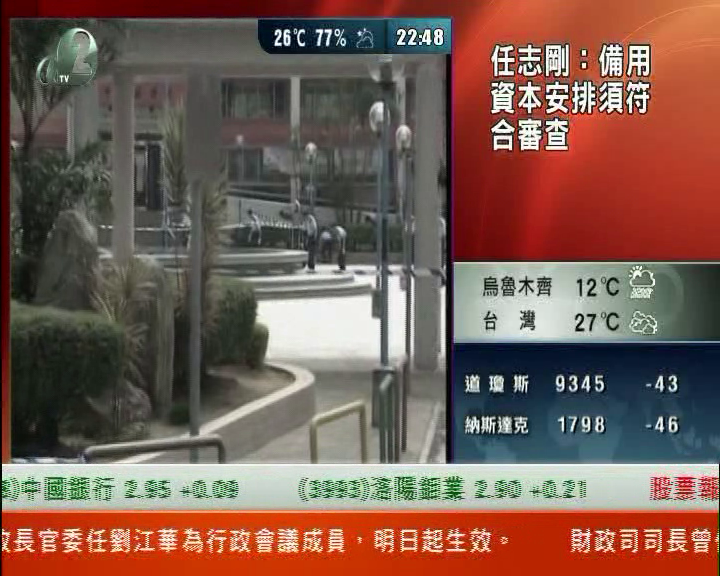
#> input picture test_data/001_OnlineNews#out1#mnr_input0007.bmp, 720 x 576 px
$ python gibs_hardware_patch.py   (older library calls are emulated)
#> lines starting #> are read from the running program, lines starting #| are printed output that depends on the picture; after the words box and inside, x2 and y2 are one past the last pixel; in counts of white or black regions, pixels touching at a corner belong together
import cv2
import numpy as np


def gaussian_smooth_profiles_1d(profiles, sigma=1.0):
    """
    对 N 条 profile 分别沿横向做 1D Gaussian smoothing。
    profiles: shape = (N, L)

    注意：
    不要直接用 cv2.GaussianBlur(profiles)，否则 N 维方向也会被平滑，
    不同 profile 之间会互相污染。
    """
    profiles = np.asarray(profiles, dtype=np.float32)

    if sigma <= 0:
        return profiles.copy()

    ksize = int(round(sigma * 6)) + 1
    if ksize % 2 == 0:
        ksize += 1

    kernel_1d = cv2.getGaussianKernel(ksize, sigma).astype(np.float32)
    kernel_row = kernel_1d.T

    smooth = cv2.filter2D(
        profiles,
        ddepth=-1,
        kernel=kernel_row,
        borderType=cv2.BORDER_REFLECT_101,
    )

    return smooth.astype(np.float32)


def numpy_vectorized_predict_with_text_ui_branch(
    image_path,

    # patch/profile
    patch_size=4,
    stride=2,
    profile_radius=3,

    # edge detection
    canny_low=60,
    canny_high=140,
    use_sobel_edges=True,
    sobel_percentile=88,
    sobel_min_th=6.0,

    # ringing amplitude threshold, relative to local edge step
    low_ratio=0.01,
    high_ratio=0.22,
    min_abs_low_th=0.6,
    min_edge_step=4.0,

    # natural texture reject
    context_k=24,
    max_patch_edge_density=0.60,
    max_context_edge_density=0.30,
    max_non_edge_residual=5.0,
    max_hv_score=0.35,
    hv_context_edge_density=0.20,
    min_near_far_ratio=1.10,

    # natural branch gate
    natural_min_loc_ratio=1.8,
    natural_min_crossings=1.0,
    natural_min_decay=0.4,
    natural_min_valid_count=2,
    natural_min_edge_step=10.0,

    # text / UI branch gate
    text_min_loc_ratio=1.15,
    text_min_crossings=0.5,
    text_min_decay=0.15,
    text_min_valid_count=1,
    text_min_edge_step=4.0,
    text_max_flat_side_ratio=0.15,

    # hard reject
    hard_context_edge_density=0.35,
    hard_flat_side_ratio=0.20,

    # percentile aggregation
    gibbs_percentile=70,
):
    """
    Vectorized mosquito / Gibbs-like artifact detector.

    设计思路：
    1. natural_mask:
       用于自然图像、建筑、草地、树木、城市远景。
       该分支比较严格，强调降低误检。

    2. text_ui_mask:
       用于字幕、Logo、图表、UI overlay。
       该分支放宽 context/hv 限制，但要求边缘两侧至少一侧比较平坦。

    Returns:
        score_grid: final score grid
        img: BGR image
        debug: dict of intermediate feature grids
    """
#> called with patch_size = 4, stride = 2, profile_radius = 3, canny_low = 60, canny_high = 140, use_sobel_edges = True, sobel_percentile = 88, sobel_min_th = 6

    # ============================================================
    # 1. Read image
    # ============================================================
    img = cv2.imread(image_path, cv2.IMREAD_COLOR)
#> img is the input picture: shape (576, 720, 3); mean B, G, R 82.4, 92.9, 121.3
    if img is None:
        raise ValueError(f"Cannot read image: {image_path}")

    gray = cv2.cvtColor(img, cv2.COLOR_BGR2GRAY).astype(np.float32)
    H, W = gray.shape

    # ============================================================
    # 2. Gradients and edges
    # ============================================================
    gx = cv2.Sobel(gray, cv2.CV_32F, 1, 0, ksize=3)
    gy = cv2.Sobel(gray, cv2.CV_32F, 0, 1, ksize=3)
    grad_mag = np.sqrt(gx * gx + gy * gy)

    edges_canny = cv2.Canny(gray.astype(np.uint8), canny_low, canny_high)
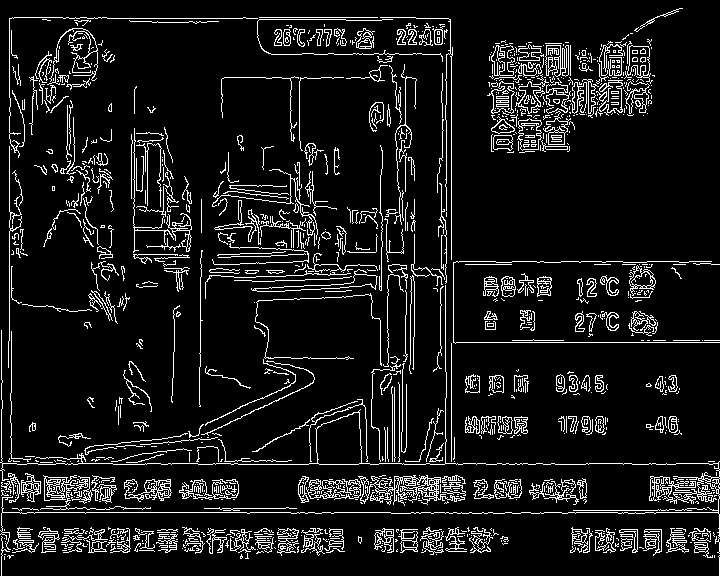
#> edges_canny: shape (576, 720); 9.5% white in thin lines or dots

    if use_sobel_edges:
        grad_th = np.percentile(grad_mag, sobel_percentile)
#> grad_th = 179
        grad_th = max(float(grad_th), sobel_min_th)
        edges_sobel = (grad_mag > grad_th).astype(np.uint8) * 255
#> edges_sobel: shape (576, 720); 12% white in thin lines or dots
        edges = ((edges_canny > 0) | (edges_sobel > 0)).astype(np.uint8) * 255
#> edges: shape (576, 720); 15.4% white in thin lines or dots
    else:
        edges = edges_canny

    # ============================================================
    # 3. Global residual and edge localization
    # ============================================================
    blur = cv2.GaussianBlur(gray, ksize=(0, 0), sigmaX=1.0)
    residual = gray - blur
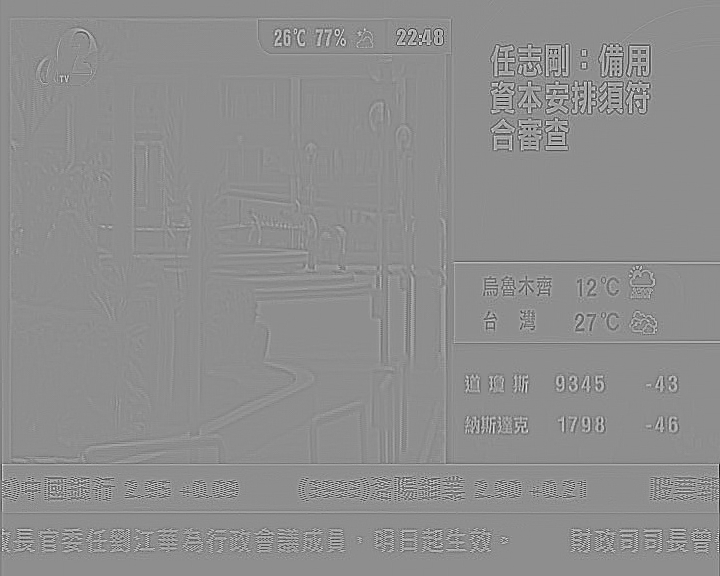
#> residual: shape (576, 720) float32; min -152.2, max 120.3, mean 0; drawn with min black and max white
    abs_residual = np.abs(residual)

    kernel = cv2.getStructuringElement(cv2.MORPH_ELLIPSE, (3, 3))

    edge_pixels = edges > 0
#> edge_pixels: shape (576, 720) bool; 15.4% white in thin lines or dots
    edge_band = cv2.dilate(edges, kernel, iterations=1) > 0
#> edge_band: shape (576, 720) bool; 28.3% white; 65 white regions (1 under 20 px), largest, box (x1, y1, x2, y2) and area: (0, 16, 720, 576) 61762, (486, 32, 656, 154) 13959, (130, 126, 193, 293) 4281

    edge_neighbor_f = (edge_band & (~edge_pixels)).astype(np.float32)
#> edge_neighbor_f: shape (576, 720) float32; values 0 (black) and 1 (white), 13% white in thin lines or dots
    non_edge_f = (~edge_band).astype(np.float32)

    ctx_k = patch_size + 2 * profile_radius

    sum_neighbor = cv2.boxFilter(
        abs_residual * edge_neighbor_f,
        -1,
        (ctx_k, ctx_k),
        normalize=False,
    )
    count_neighbor = cv2.boxFilter(
        edge_neighbor_f,
        -1,
        (ctx_k, ctx_k),
        normalize=False,
    )
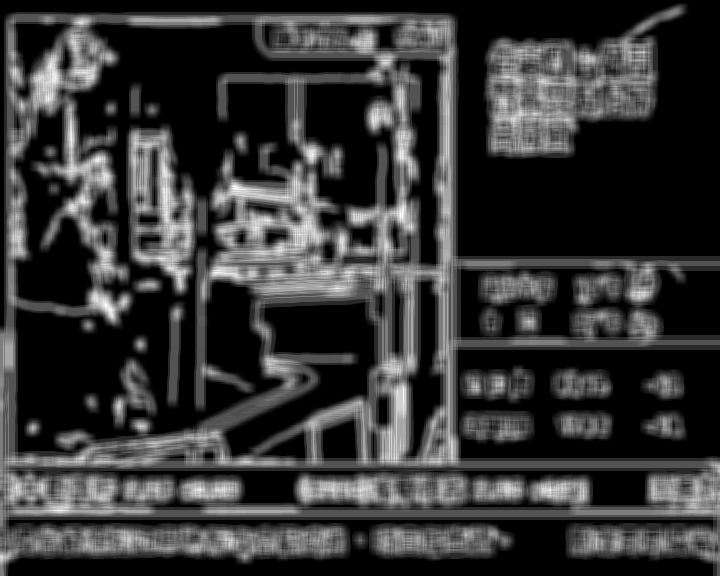
#> count_neighbor: shape (576, 720) float32; min 0, max 61, mean 13; drawn with min black and max white

    sum_non_edge = cv2.boxFilter(
        abs_residual * non_edge_f,
        -1,
        (ctx_k, ctx_k),
        normalize=False,
    )
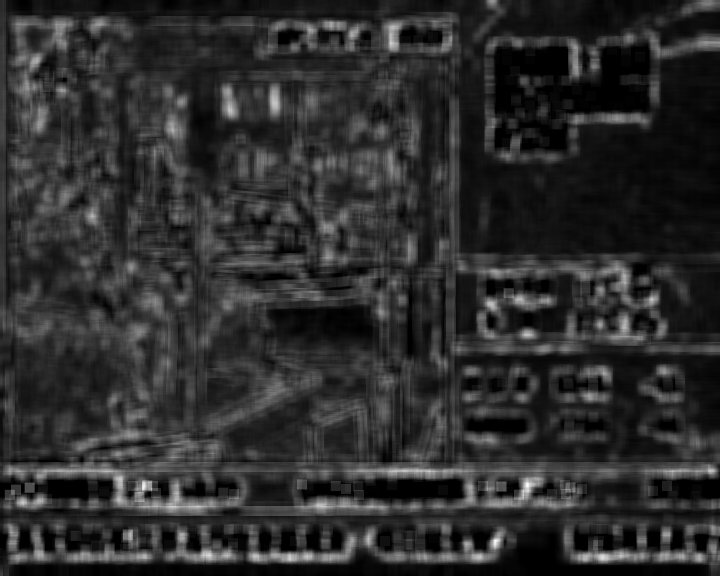
#> sum_non_edge: shape (576, 720) float32; min 0, max 522.1, mean 93.6; drawn with min black and max white
    count_non_edge = cv2.boxFilter(
        non_edge_f,
        -1,
        (ctx_k, ctx_k),
        normalize=False,
    )
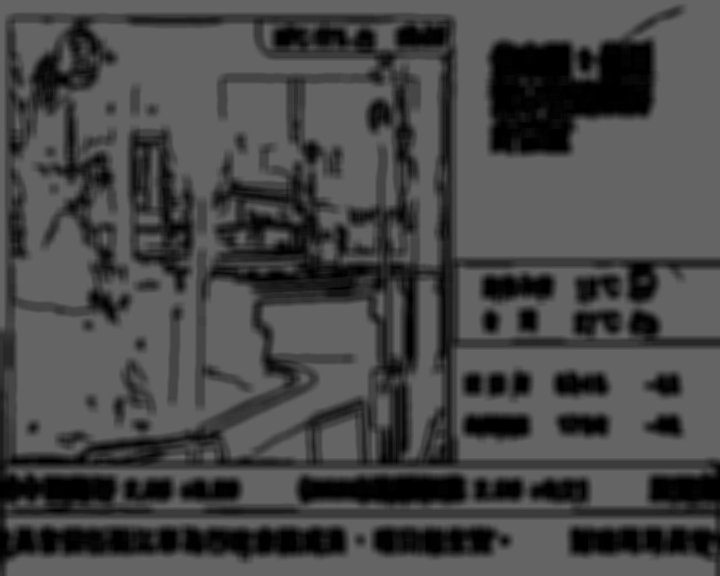
#> count_non_edge: shape (576, 720) float32; min 0, max 100, mean 71.7

    mean_neighbor = sum_neighbor / np.maximum(count_neighbor, 1.0)
    mean_non_edge = sum_non_edge / np.maximum(count_non_edge, 1e-6)
    loc_ratio_full = mean_neighbor / (mean_non_edge + 1e-6)
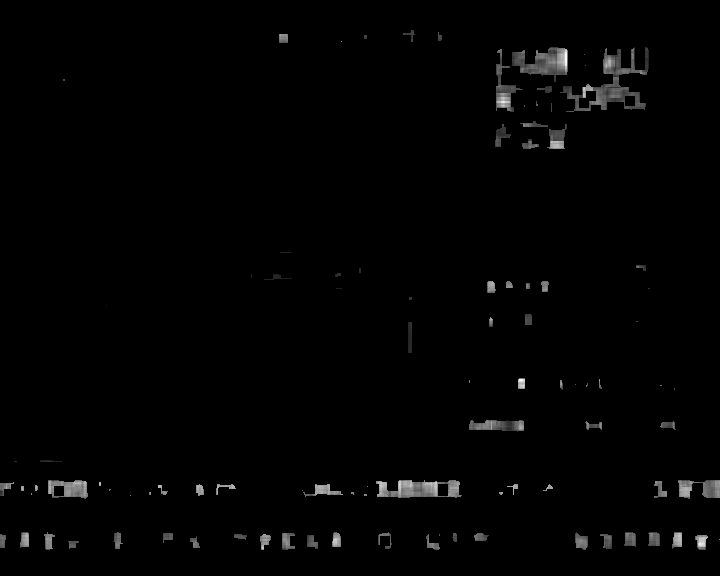
#> loc_ratio_full: shape (576, 720) float32; min 0, max 79144832, mean 925334.4; drawn with min black and max white

    # ============================================================
    # 4. Get edge points
    # ============================================================
    ey, ex = np.where(edges > 0)

    num_rows = (H - patch_size) // stride + 1
    num_cols = (W - patch_size) // stride + 1

    if len(ey) == 0:
        score_grid = np.zeros((num_rows, num_cols), dtype=np.float32)
        return score_grid, img, {"final_mask": score_grid.copy()}

    abs_gx = np.abs(gx[ey, ex])
    abs_gy = np.abs(gy[ey, ex])

    valid_grad = (abs_gx + abs_gy) > 1e-6

    ey = ey[valid_grad]
    ex = ex[valid_grad]
    abs_gx = abs_gx[valid_grad]
    abs_gy = abs_gy[valid_grad]

    if len(ey) == 0:
        score_grid = np.zeros((num_rows, num_cols), dtype=np.float32)
        return score_grid, img, {"final_mask": score_grid.copy()}

    N = len(ey)
#> N = 63653

    # ============================================================
    # 5. Quantize normal directions into 4 directions
    # ============================================================
    gx_val = gx[ey, ex]
    gy_val = gy[ey, ex]

    directions = np.zeros(N, dtype=np.int8)

    is_horiz = abs_gx > 2.0 * abs_gy
    is_vert = abs_gy > 2.0 * abs_gx
    is_diag1 = (~is_horiz) & (~is_vert) & (np.sign(gx_val) == np.sign(gy_val))
    is_diag2 = (~is_horiz) & (~is_vert) & (np.sign(gx_val) != np.sign(gy_val))

    directions[is_horiz] = 0
    directions[is_vert] = 1
    directions[is_diag1] = 2
    directions[is_diag2] = 3

    steps = [
        (0, 1),
        (1, 0),
        (1, 1),
        (-1, 1),
    ]

    t = np.arange(-profile_radius, profile_radius + 1, dtype=np.int32)
    L = len(t)

    offsets = np.array(
        [[dy * t, dx * t] for dy, dx in steps],
        dtype=np.int32,
    )

    selected_offsets = offsets[directions]

    samp_y = ey[:, None] + selected_offsets[:, 0, :]
    samp_x = ex[:, None] + selected_offsets[:, 1, :]

    np.clip(samp_y, 0, H - 1, out=samp_y)
    np.clip(samp_x, 0, W - 1, out=samp_x)

    # ============================================================
    # 6. Extract profiles
    # ============================================================
    profiles_gray = gray[samp_y, samp_x].astype(np.float32)
    profiles_residual = residual[samp_y, samp_x].astype(np.float32)

    smooth_profiles = gaussian_smooth_profiles_1d(profiles_gray, sigma=1.0)

    prof_residual = profiles_gray - smooth_profiles
    abs_prof_res = np.abs(prof_residual)

    edge_step = (
        np.max(smooth_profiles, axis=1)
        - np.min(smooth_profiles, axis=1)
    ).astype(np.float32)

    strong_step_mask = edge_step >= min_edge_step

    low_th = np.maximum(low_ratio * edge_step, min_abs_low_th)[:, None]
    high_th = np.maximum(high_ratio * edge_step, low_th[:, 0] + 1e-6)[:, None]

    # ============================================================
    # 7. Crossings from residual profile
    # ============================================================
    signs = np.zeros_like(profiles_residual, dtype=np.int8)

    valid_amp = (
        (np.abs(profiles_residual) > low_th)
        & (np.abs(profiles_residual) < high_th)
        & strong_step_mask[:, None]
    )

    signs[valid_amp & (profiles_residual > 0)] = 1
    signs[valid_amp & (profiles_residual < 0)] = -1

    mask_signs = signs != 0

    idx = np.where(mask_signs, np.arange(L), 0)
    np.maximum.accumulate(idx, axis=1, out=idx)

    row_indices = np.arange(N)[:, None]
    filled_signs = signs[row_indices, idx]

    valid_crossings = (
        (filled_signs[:, :-1] != filled_signs[:, 1:])
        & (filled_signs[:, :-1] != 0)
        & (filled_signs[:, 1:] != 0)
    )

    crossings = np.sum(valid_crossings, axis=1).astype(np.float32)

    # ============================================================
    # 8. Decay features
    # ============================================================
    d = np.abs(t)

    near_mask = d == 1
    mid_mask = (d >= 2) & (d <= 3)
    far_mask = d >= 4

    near_g = (
        np.mean(abs_prof_res[:, near_mask], axis=1)
        if np.any(near_mask)
        else np.zeros(N, dtype=np.float32)
    )
    mid_g = (
        np.mean(abs_prof_res[:, mid_mask], axis=1)
        if np.any(mid_mask)
        else np.zeros(N, dtype=np.float32)
    )
    far_g = (
        np.mean(abs_prof_res[:, far_mask], axis=1)
        if np.any(far_mask)
        else np.zeros(N, dtype=np.float32)
    )

    near_far_ratio = near_g / (far_g + 1e-6)

    mono_decay = 0.5 * (near_g > mid_g) + 0.5 * (mid_g > far_g)
    decay_from_prof = mono_decay * (near_far_ratio > 1.05)

    weighted_dist = (
        np.sum(abs_prof_res * d[None, :], axis=1)
        / (np.sum(abs_prof_res, axis=1) + 1e-6)
    )

    compactness = 1.0 / (1.0 + weighted_dist)

    decay_scores = (
        0.5 * decay_from_prof
        + 0.3 * compactness
        + 0.2 * np.tanh(near_far_ratio / 3.0)
    ).astype(np.float32)

    # ============================================================
    # 9. Oscillation score
    # ============================================================
    osc_signs = np.zeros_like(prof_residual, dtype=np.int8)

    valid_osc = (
        (abs_prof_res > low_th)
        & (abs_prof_res < high_th)
        & strong_step_mask[:, None]
    )

    osc_signs[valid_osc & (prof_residual > 0)] = 1
    osc_signs[valid_osc & (prof_residual < 0)] = -1

    mask_osc = osc_signs != 0

    idx_osc = np.where(mask_osc, np.arange(L), 0)
    np.maximum.accumulate(idx_osc, axis=1, out=idx_osc)

    filled_osc = osc_signs[row_indices, idx_osc]

    valid_adj = mask_osc[:, 1:]

    alt = (
        (filled_osc[:, :-1] != filled_osc[:, 1:])
        & valid_adj
        & (filled_osc[:, :-1] != 0)
        & (filled_osc[:, 1:] != 0)
    )

    total_pairs = np.sum(valid_adj, axis=1).astype(np.float32)

    oscillation_score = np.divide(
        np.sum(alt, axis=1).astype(np.float32),
        total_pairs,
        out=np.zeros(N, dtype=np.float32),
        where=total_pairs > 0,
    )

    # ============================================================
    # 10. Flat-side feature
    # ============================================================
    left_side_mask = t <= -2
    right_side_mask = t >= 2

    left_std = (
        np.std(profiles_gray[:, left_side_mask], axis=1)
        if np.any(left_side_mask)
        else np.zeros(N, dtype=np.float32)
    )

    right_std = (
        np.std(profiles_gray[:, right_side_mask], axis=1)
        if np.any(right_side_mask)
        else np.zeros(N, dtype=np.float32)
    )

    min_side_std = np.minimum(left_std, right_std)

    flat_side_ratio = min_side_std / (edge_step + 1e-6)

    # ============================================================
    # 11. Per-edge Gibbs-like score
    # ============================================================
    residual_energy = np.mean(abs_prof_res, axis=1).astype(np.float32)

    norm_residual_energy = residual_energy / (edge_step + 1e-6)

    amp_reasonable = (
        (norm_residual_energy > low_ratio)
        & (norm_residual_energy < high_ratio)
        & strong_step_mask
    )

    gibbs_scores = (
        residual_energy
        * oscillation_score
        * decay_scores
        * amp_reasonable.astype(np.float32)
    ).astype(np.float32)

    # ============================================================
    # 12. Grid coordinates
    # ============================================================
    grid_y_centers = np.arange(num_rows) * stride + patch_size // 2
    grid_x_centers = np.arange(num_cols) * stride + patch_size // 2

    grid_X, grid_Y = np.meshgrid(grid_x_centers, grid_y_centers)

    grid_loc_ratio = loc_ratio_full[grid_Y, grid_X]
    grid_non_edge_residual = mean_non_edge[grid_Y, grid_X]

    patch_idx_y = np.clip(ey // stride, 0, num_rows - 1)
    patch_idx_x = np.clip(ex // stride, 0, num_cols - 1)

    # ============================================================
    # 13. Accumulate patch-level features
    # ============================================================
    grid_crossings_sum = np.zeros((num_rows, num_cols), dtype=np.float32)
    grid_decay_sum = np.zeros((num_rows, num_cols), dtype=np.float32)
    grid_valid_count = np.zeros((num_rows, num_cols), dtype=np.float32)

    grid_dir0_count = np.zeros((num_rows, num_cols), dtype=np.float32)
    grid_dir1_count = np.zeros((num_rows, num_cols), dtype=np.float32)
    grid_dir2_count = np.zeros((num_rows, num_cols), dtype=np.float32)
    grid_dir3_count = np.zeros((num_rows, num_cols), dtype=np.float32)

    grid_near_sum = np.zeros((num_rows, num_cols), dtype=np.float32)
    grid_far_sum = np.zeros((num_rows, num_cols), dtype=np.float32)
    grid_edge_step_sum = np.zeros((num_rows, num_cols), dtype=np.float32)
    grid_flat_side_sum = np.zeros((num_rows, num_cols), dtype=np.float32)

    np.add.at(grid_crossings_sum, (patch_idx_y, patch_idx_x), crossings)
    np.add.at(grid_decay_sum, (patch_idx_y, patch_idx_x), decay_scores)
    np.add.at(grid_valid_count, (patch_idx_y, patch_idx_x), 1.0)

    np.add.at(grid_near_sum, (patch_idx_y, patch_idx_x), near_g)
    np.add.at(grid_far_sum, (patch_idx_y, patch_idx_x), far_g)
#> grid_far_sum: shape (287, 359) float32; every value is 0
    np.add.at(grid_edge_step_sum, (patch_idx_y, patch_idx_x), edge_step)
    np.add.at(grid_flat_side_sum, (patch_idx_y, patch_idx_x), flat_side_ratio)

    np.add.at(
        grid_dir0_count,
        (patch_idx_y[directions == 0], patch_idx_x[directions == 0]),
        1.0,
    )
    np.add.at(
        grid_dir1_count,
        (patch_idx_y[directions == 1], patch_idx_x[directions == 1]),
        1.0,
    )
    np.add.at(
        grid_dir2_count,
        (patch_idx_y[directions == 2], patch_idx_x[directions == 2]),
        1.0,
    )
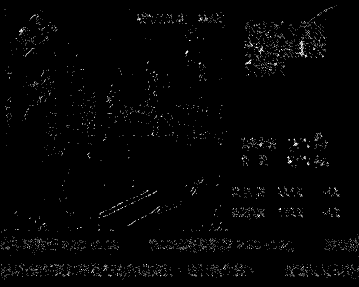
#> grid_dir2_count: shape (287, 359) float32; min 0, max 4, mean 0.0679; drawn with min black and max white
    np.add.at(
        grid_dir3_count,
        (patch_idx_y[directions == 3], patch_idx_x[directions == 3]),
        1.0,
    )

    grid_mean_crossings = grid_crossings_sum / np.maximum(grid_valid_count, 1.0)
#> (the rest of the program and of its run is left out)
